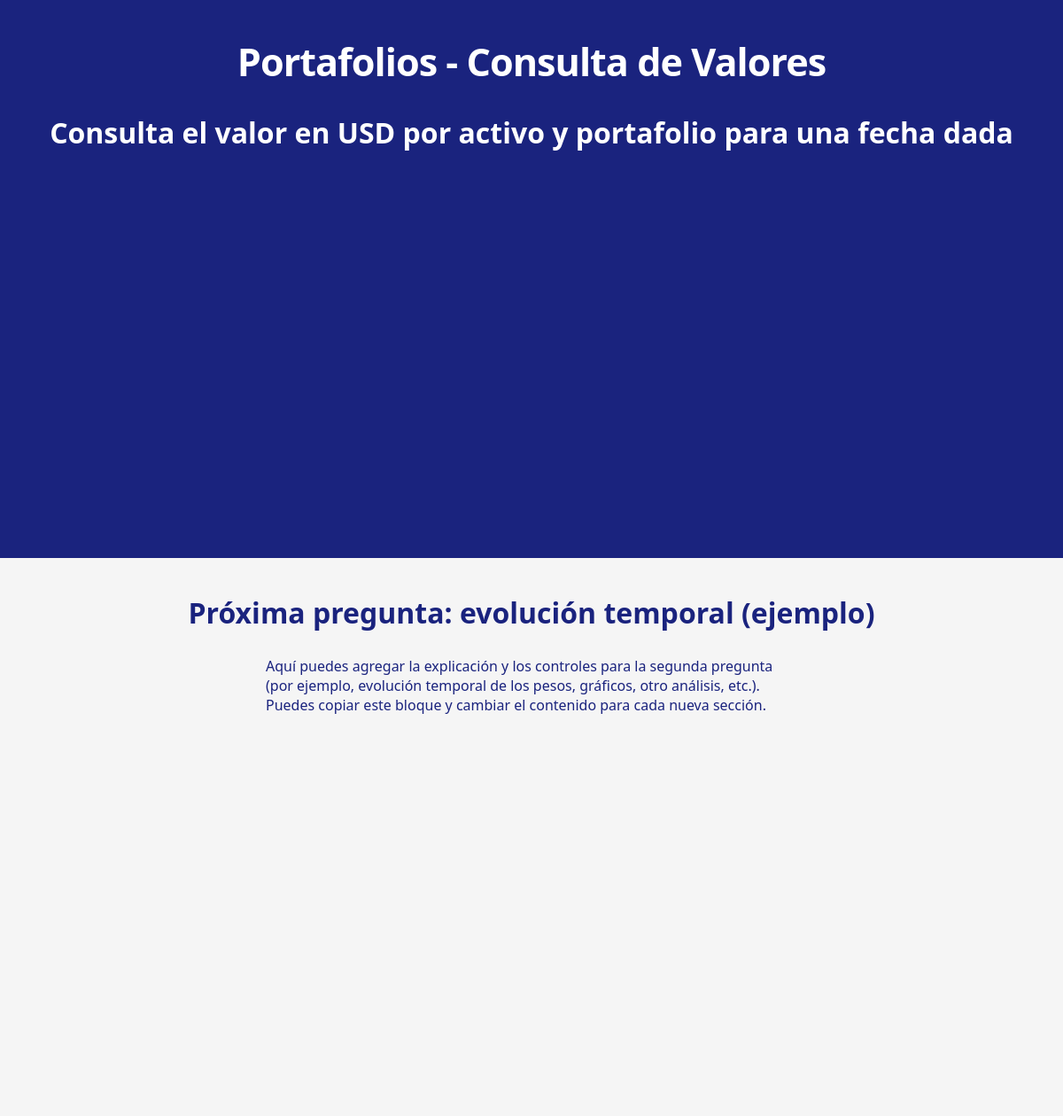
Before: /home/ with the older database file.
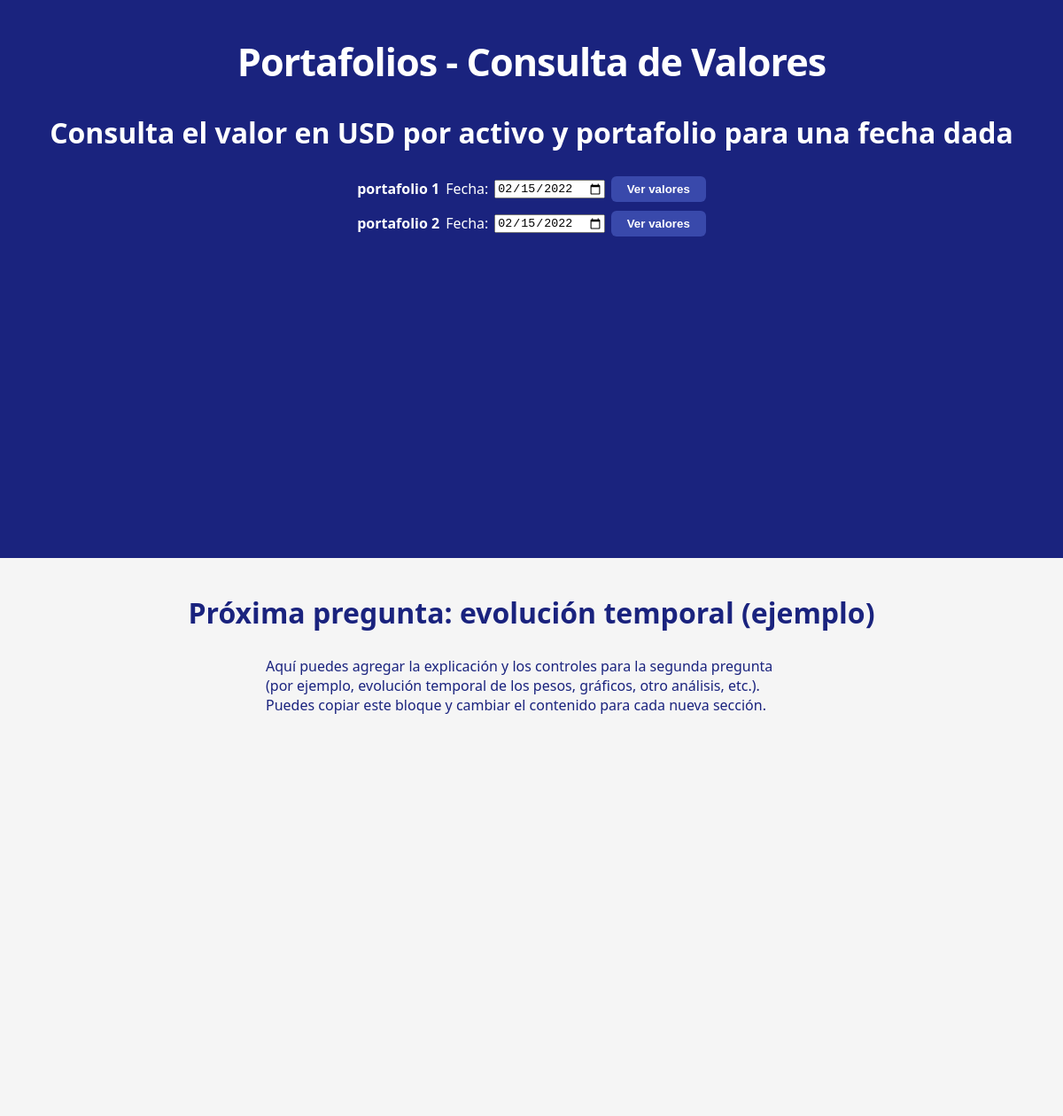
After: the same page with the newer database file.
### investments/models.py (models this page shows, shortened)
class Portfolio(models.Model):
    name = models.CharField(max_length=64, unique=True)
    initial_value = models.FloatField(help_text="Initial value of the portfolio in USD")

### investments/views.py (the view)
# urls.py: 2. Add a URL to urlpatterns:  path('', views.home, name='home')
def home(request):
    portfolios = Portfolio.objects.all()
    return render(request, 'investments/home.html', {'portfolios': portfolios})

### investments/templates/investments/home.html (shortened to what this page needs)
<!DOCTYPE html>
<html>
<head>
</head>
<body>
  <div class="section section-azul" id="pregunta-1">
    <h1>Portafolios - Consulta de Valores</h1>
    <h2>Consulta el valor en USD por activo y portafolio para una fecha dada</h2>
    <div class="tabla-portafolios">
      <ul style="list-style: none; padding-left: 0;">
        {% for portfolio in portfolios %}
          <li>
            <div class="input-row">
              <strong>{{ portfolio.name }}</strong>
              <span>Fecha:</span>
              <input type="date" id="date-{{ portfolio.id }}" value="2022-02-15">
              <button class="ver-btn" onclick="consultarAPI('{{ portfolio.name|escapejs }}', '{{ portfolio.id }}')">
                Ver valores
              </button>
            </div>
          </li>
        {% endfor %}
      </ul>
    </div>
  </div>
  <div class="section section-clara" id="pregunta-2">
    <h2>Próxima pregunta: evolución temporal (ejemplo)</h2>
    <p style="max-width: 600px;">Aquí puedes agregar la explicación y los controles para la segunda pregunta (por ejemplo, evolución temporal de los pesos, gráficos, otro análisis, etc.). Puedes copiar este bloque y cambiar el contenido para cada nueva sección.</p>
  </div>
</body>
</html>

### investments/templates/investments/home.html (style rules this page uses)
body { margin: 0; padding: 0; font-family: 'Segoe UI', Arial, sans-serif; background: #e8eaf6; }
.section { min-height: 70vh; padding: 40px 0 30px 0; display: flex; flex-direction: column; align-items: center; }
.section-azul { background: #1a237e; color: #fff; }
.section-clara { background: #f5f5f5; color: #1a237e; }
h1, h2 { margin-top: 0; font-weight: 600; }
h1 { font-size: 2.7em; letter-spacing: -1px; }
h2 { font-size: 2em; margin-bottom: 12px; }
.input-row { margin-bottom: 10px; display: flex; align-items: center; gap: 7px; }
.ver-btn { background: #3949ab; color: #fff; border: none; padding: 7px 18px; border-radius: 6px; font-weight: 600; cursor: pointer; transition: background 0.2s; }

Changed rows visible on the page:
added Portfolio: name "portafolio 1", id "02/15/2022"
added Portfolio: name "portafolio 2", id "02/15/2022"
